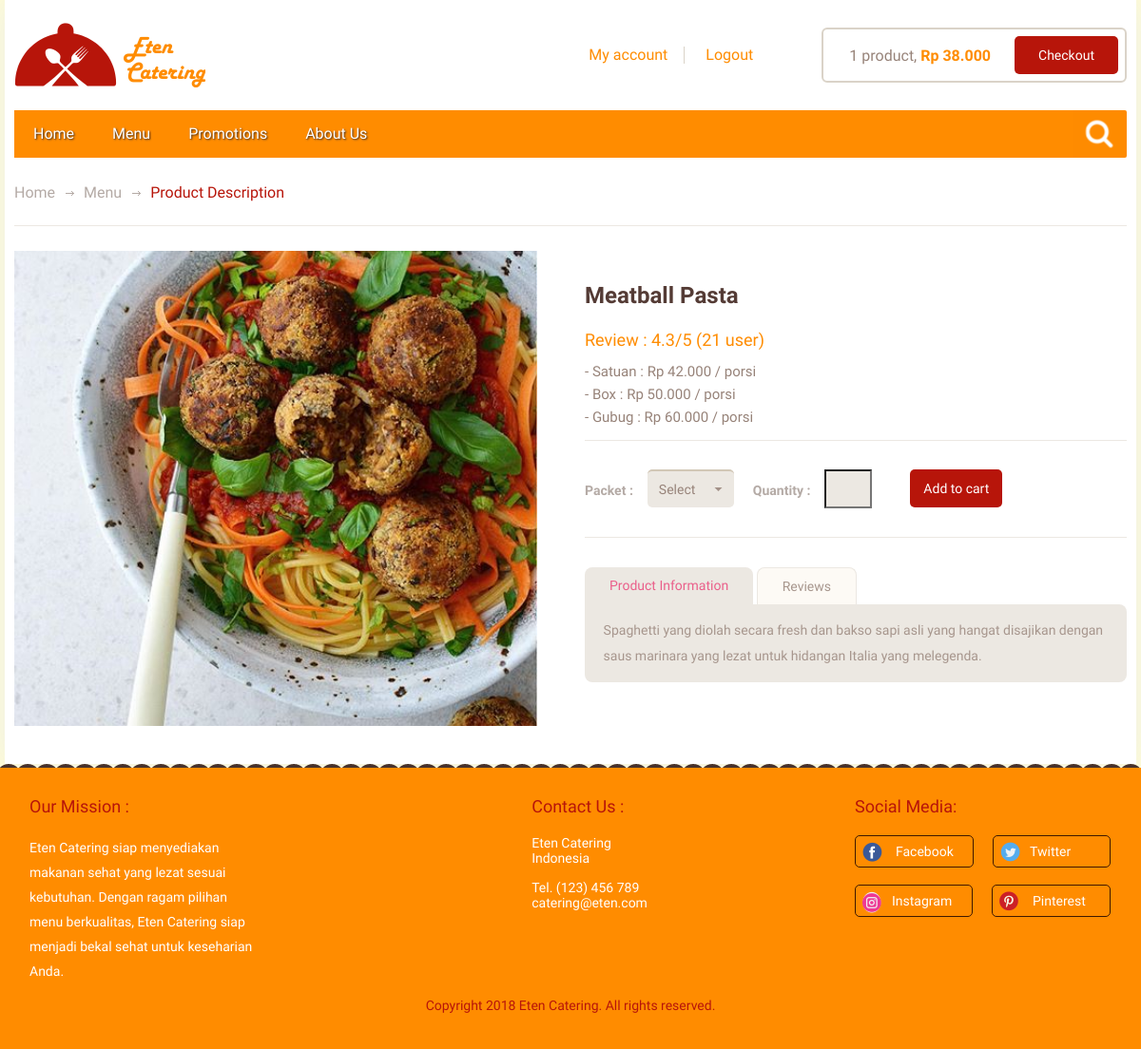
The page /product/product_detail/4 on the database its author committed.
### tables this page shows
CREATE TABLE `products` (
  `product_id` varchar(100) NOT NULL,
  `product_name` varchar(100) DEFAULT NULL,
  `product_description` varchar(2000) DEFAULT NULL,
  `product_price` varchar(100) DEFAULT NULL,
  `photo` varchar(500) NOT NULL,
  `product_review` varchar(100) NOT NULL,
  `origin` varchar(100) NOT NULL,
  `type` varchar(100) NOT NULL
);

CREATE TABLE `product_variant` (
  `variant_id` int(50) NOT NULL,
  `product_id` int(50) NOT NULL,
  `variant_name` varchar(100) NOT NULL,
  `price` varchar(100) NOT NULL
);

### application/controllers/Product.php (called while the page is built, shortened)
<?php
class Product extends CI_Controller {
	public function __construct()
	{
		$this->load->model('model_product');
	}
	public function product_detail()
	{
		$id_product = $this->uri->segment(3);
		$data = array(
			'detail' => $this->model_product->product_detail($id_product),
			'jenis' => $this->model_product->product_variant($id_product)
		);
		$this->load->view('header');
		$this->load->view('product', $data);
	}
}

### index.php (called while the page is built, shortened)
<?php
require_once BASEPATH.'core/CodeIgniter.php';

### application/models/model_product.php (called while the page is built, shortened)
<?php
class model_product extends CI_Model {
	public function product_detail($id_product)
	{
		$query = $this->db->query("SELECT product_id, product_name, product_description, photo, product_review FROM products WHERE product_id='$id_product'");
		return $query->row();
	}
	public function product_variant($id_product)
	{
		$query = $this->db->query("SELECT * FROM product_variant WHERE product_id='$id_product'");
		return $query->result();
	}
}
?>

### application/views/product.php (the view, shortened to what this page needs)
<section class="main">
				<div class="content">
					<section class="bar">
						<div class="bar-frame">
							<ul class="breadcrumbs">
								<li><a href="<?php echo base_url()?>home">Home</a></li>
								<li><a href="<?php echo base_url()?>product">Menu</a></li>
								<li>Product Description</li>
							</ul>
						</div>
					</section>
					<div class="details-info">
						<div class="item">
							<div class="image1">
							 <img src="<?php echo base_url();?>/assets/images/<?= $detail->photo?>" height= '500' alt="" />
							</div>
						</div>
						<div class="description">
							<div class="head">
								<h1 class="title"><strong><?= $detail->product_name?></strong></h1>
								<h2>Review : <?= $detail->product_review?></h2>
								<?php foreach ($jenis as $key) : ?>
								<h3>- <?= $key->variant_name?> : Rp <?= $key->price?> / porsi</h3>
								<?php endforeach; ?>
							</div>
							<div class="section">
								<form class="form-sort page" action="<?php echo base_url(); ?>product/cart">
									<fieldset>
										<div class="row">
											<div class="row">
												<label for="price"><strong>Packet :</strong></label>
											</div>
											<div class="row">
												<label for="quantity"><strong>Quantity :</strong></label>
													<input type="number" class="btn-qty" />
											</div>
										</div>
										<input type="submit" value="Add to cart" class="btn pink" />
									</fieldset>
								</form>
							</div>
							<div id="tabs">
								<ul>
									<li><a href="#tabs-1">Product Information</a></li>
									<li><a href="#tabs-3">Reviews</a></li>
								</ul>
								<div id="tabs-1"><?= $detail->product_description?></div>
							</div>
						</div>
					</div>
				</div>
			</section>
		</div>
		<footer id="footer">
			<div class="footer-content">
				<ul class="left_side">
					<li>
						<span>Our Mission :</span>
						<p style="line-height: 26px;">Eten Catering siap menyediakan makanan sehat yang lezat sesuai kebutuhan. Dengan ragam pilihan menu berkualitas, Eten Catering siap menjadi bekal sehat untuk keseharian Anda.</p>
					</li>
					<li>
					</li>
					<li>
						<span>Contact Us :</span>
						<p>Eten Catering<br />Indonesia</p>
						<p>Tel. (123) 456 789<br />catering@eten.com</p>
					</li>
				</ul>
				<ul class="right_side">
					<li>
						<span>Social Media:</span>
						<div class="social">
							<a href="https://www.facebook.com/" class="fb">Facebook</a>
							<a href="https://twitter.com/" class="tw">Twitter</a>
						</div>
						<div class="social">
							<a href="https://www.instagram.com/" class="gl">Instagram</a>
							<a href="https://id.pinterest.com/" class="pn">Pinterest</a>
						</div>
					</li>
				</ul>
				<p class="copy">Copyright 2018 Eten Catering. All rights reserved.</p>
			</div>
		</footer>
	</div>
</body>
</html>

### rows shown on the page
products: photo (picture), product_name "Meatball Pasta", product_review "4.3/5 (21 user)", product_description "Spaghetti yang diolah secara fresh dan bakso sapi asli yang hangat disajikan dengan saus marinara yang lezat untuk hidangan Italia yang melegenda."
product_variant: variant_name "Satuan", price "42.000"
product_variant: variant_name "Box", price "50.000"
product_variant: variant_name "Gubug", price "60.000"
